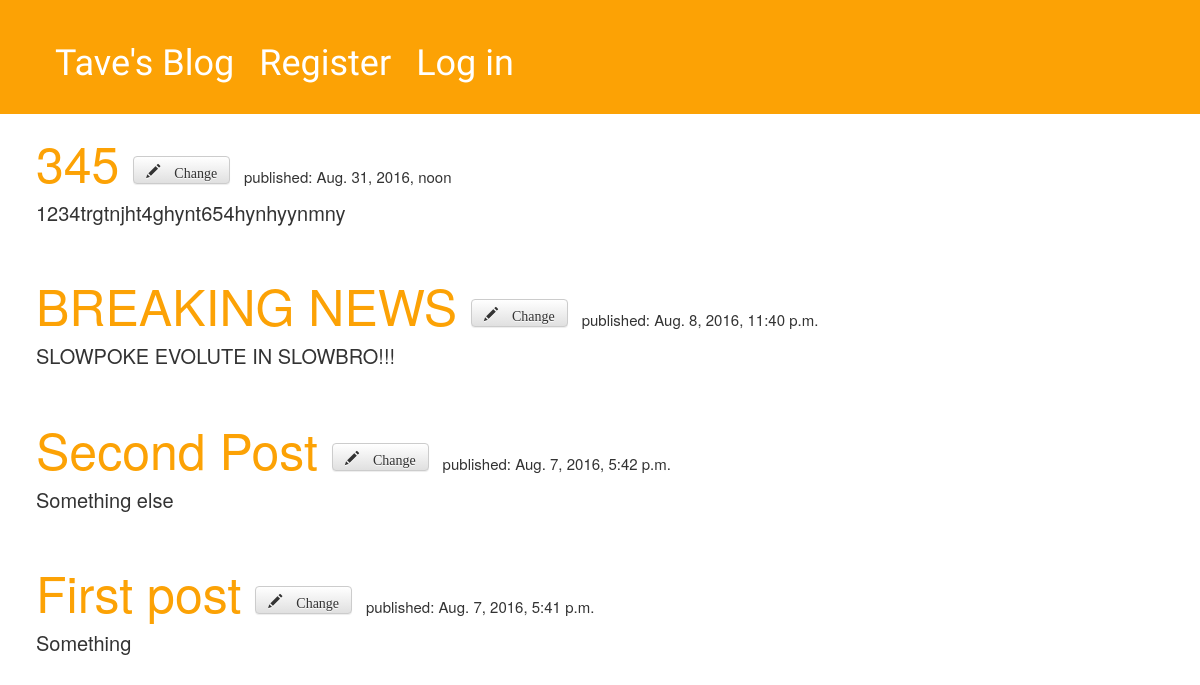
/blog/, run on an earlier commit of the app's database.
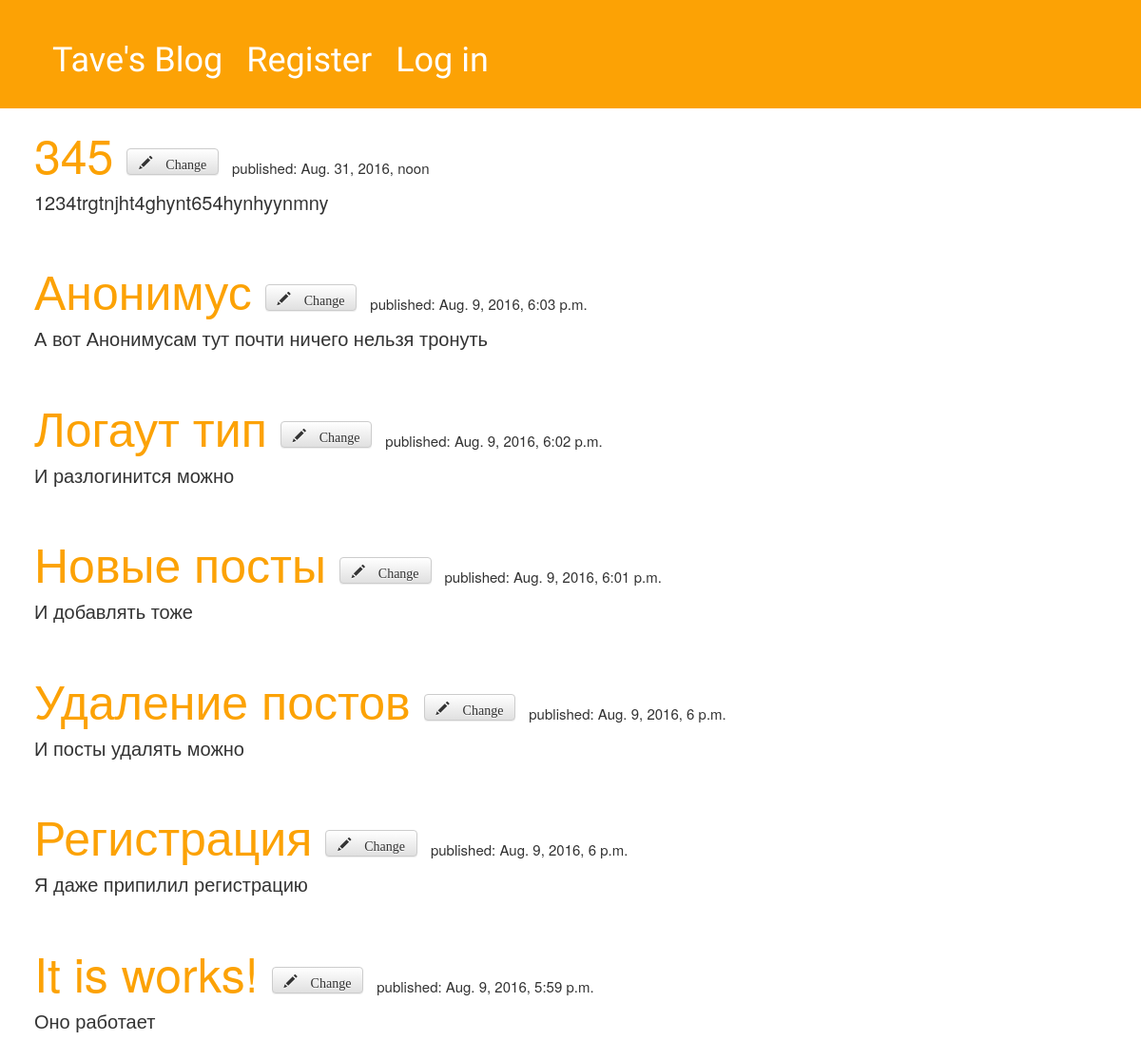
And on a later commit of the database.
### blog/models.py (models this page shows, shortened)
class Post(models.Model):
    author = models.ForeignKey('auth.User')
    title = models.CharField(max_length=200)
    text = models.TextField()
    created_date = models.DateTimeField(default=timezone.now)
    published_date = models.DateTimeField(blank=True, null=True)

### blog/views.py (the view)
def blog_page(request):
    posts = Post.objects.filter(published_date__lte=timezone.now()).order_by('-published_date')
    return render(request, 'blog/blog_page.html', {"posts": posts})

### blog/templates/blog/blog_page.html
{% extends 'blog/base.html' %}
{% block content %}
    {% for post in posts %}
        <h1 class="post_title">
            <a href="{% url 'post_detail' pk=post.pk %}">{{ post.title }}</a>
            <a class="btn btn-default" href="{% url 'post_edit' pk=post.pk %}">
                <span class="glyphicon glyphicon-pencil">
                    Change
                </span>
            </a>
            <span class="published">published: {{ post.published_date }}</span>
        </h1>
        <p class="text">{{ post.text }} </p>
        <br>
    {% endfor %}
{% endblock content %}

### blog/templates/blog/base.html (shortened to what this page needs)
{% load staticfiles %}
<html>
    <head>
        <link rel="stylesheet" href="//maxcdn.bootstrapcdn.com/bootstrap/3.2.0/css/bootstrap.min.css">
        <link rel="stylesheet" href="//maxcdn.bootstrapcdn.com/bootstrap/3.2.0/css/bootstrap-theme.min.css">
        <link rel="stylesheet" href="{% static 'css/blog.css' %}">
    </head>
    <body>
        <div class="blog_title">
            <h1>
                <a href="{% url 'blog_page' %}">Tave's Blog</a>
                {% if user.is_authenticated %}
                    Hello, {{ user }}
                    <a href="{% url 'post_new' %}" class="top-menu">New Post</a>
                    <a href="{% url 'logout' %}" class="top-menu">Log out</a>
                {% else %}
                    <a href="{% url 'register' %}" class="top-menu">Register</a>
                    <a href="{% url 'auth' %}" class="top-menu">Log in</a>
                {% endif %}
            </h1>
        </div>
        <div class="main_content">
            {% block content %}
            {% endblock %}
        </div>
    </body>
</html>

### blog/static/css/blog.css (style rules this page uses)
h1 a { color: #FCA205; }
.text { font-size: 20; }
.post_title { font-size: 50; }
.published { font-size: 15; }
.main_content { padding-left: 3%; }
.blog_title { background-color: #FCA205; color: #FFFFFF; padding: 20px 20px 20px 40px; }
.blog_title h1 a { color: #FFFFFF; font-family: 'Lobster'; padding-left: 15; }

What changed in the data, as far as the page shows it:
removed Post: title "BREAKING NEWS", published_date "Aug. 8, 2016, 11:40 p.m.", text "SLOWPOKE EVOLUTE IN SLOWBRO!!!"
removed Post: title "Second Post", published_date "Aug. 7, 2016, 5:42 p.m.", text "Something else"
removed Post: title "First post", published_date "Aug. 7, 2016, 5:41 p.m.", text "Something"
added Post: title "Анонимус", published_date "Aug. 9, 2016, 6:03 p.m.", text "А вот Анонимусам тут почти ничего нельзя тронуть"
added Post: title "Логаут тип", published_date "Aug. 9, 2016, 6:02 p.m.", text "И разлогинится можно"
added Post: title "Новые посты", published_date "Aug. 9, 2016, 6:01 p.m.", text "И добавлять тоже"
added Post: title "Удаление постов", published_date "Aug. 9, 2016, 6 p.m.", text "И посты удалять можно"
added Post: title "Регистрация", published_date "Aug. 9, 2016, 6 p.m.", text "Я даже припилил регистрацию"
added Post: title "It is works!", published_date "Aug. 9, 2016, 5:59 p.m.", text "Оно работает"
